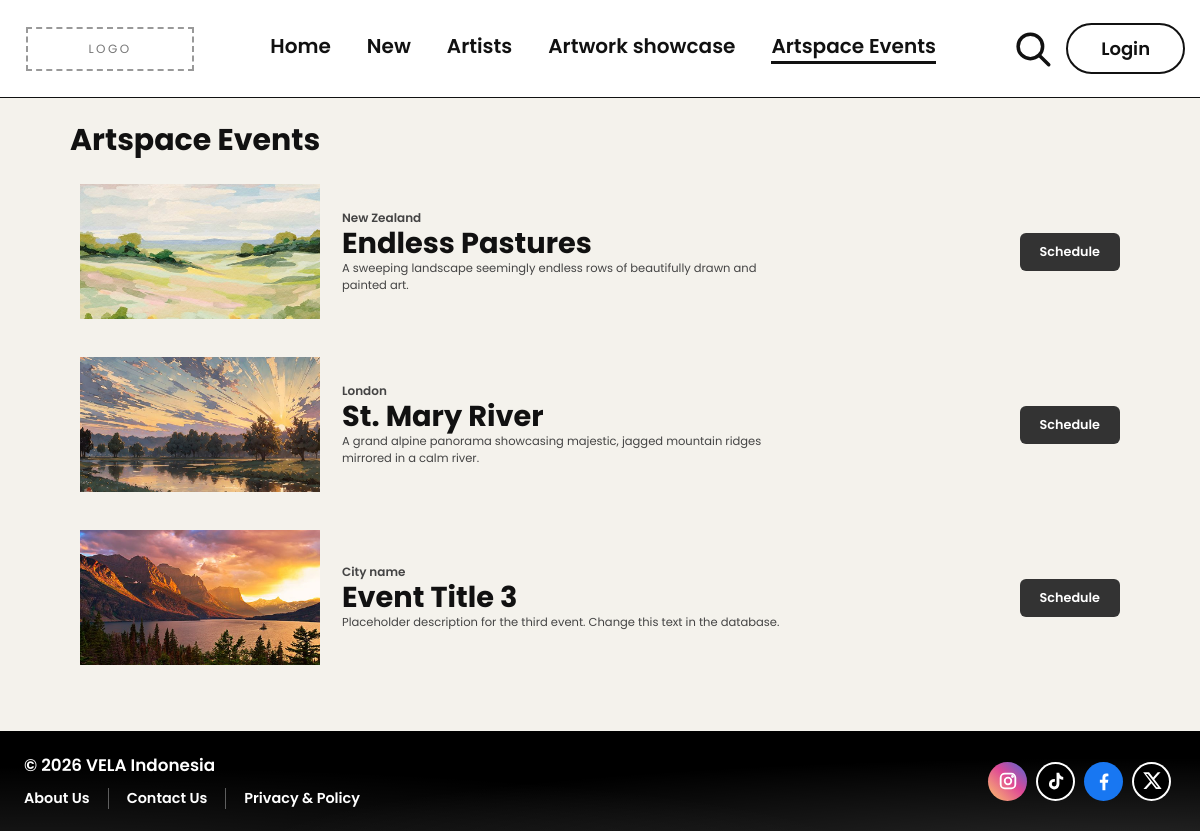
Page /pages/events.php on the committed database.
### tables this page shows
CREATE TABLE events (
    id          INT UNSIGNED NOT NULL AUTO_INCREMENT,
    location    VARCHAR(80)  NOT NULL,
    title       VARCHAR(120) NOT NULL,
    date_text   VARCHAR(80)  NOT NULL DEFAULT 'Date to be announced',
    time_text   VARCHAR(80)  NOT NULL DEFAULT 'Time to be announced',
    venue       VARCHAR(120) NOT NULL DEFAULT 'Venue placeholder',
    description TEXT         NULL,
    created_at  TIMESTAMP    NOT NULL DEFAULT CURRENT_TIMESTAMP,
    PRIMARY KEY (id)
);

CREATE TABLE pictures (
    id         INT UNSIGNED NOT NULL AUTO_INCREMENT,
    path       VARCHAR(255) NOT NULL,                          
    owner_type ENUM('artwork','showcase','event','artist_thumb','artist_profile') NOT NULL,
    owner_id   INT UNSIGNED NOT NULL,
    file_hash  CHAR(64)     NULL,                              
    PRIMARY KEY (id),
    UNIQUE KEY uq_pictures_path (path),
    UNIQUE KEY uq_pictures_hash (file_hash),
    UNIQUE KEY uq_pictures_owner (owner_type, owner_id)
);

### includes/data.php (called while the page is built, shortened)
<?php
$pdo = db();
$events = [];
$rows = $pdo->query(
    "SELECT e.*, pic.path AS image
       FROM events e
       LEFT JOIN pictures pic ON pic.owner_type = 'event' AND pic.owner_id = e.id
      ORDER BY e.id"
)->fetchAll();
foreach ($rows as $r) {
    $events[] = [
        'id'          => (int) $r['id'],
        'location'    => $r['location'],
        'title'       => $r['title'],
        'image'       => (string) $r['image'],
        'date'        => $r['date_text'],
        'time'        => $r['time_text'],
        'venue'       => $r['venue'],
        'description' => (string) $r['description'],
    ];
}

### includes/init.php (called while the page is built, shortened)
<?php
require_once __DIR__ . '/functions.php';
require_once __DIR__ . '/data.php';

### pages/events.php (the view, shortened to what this page needs)
<?php
require_once __DIR__ . '/../includes/init.php';
require __DIR__ . '/../includes/header.php';
?>
<div class="page-title">
    <h1>Artspace Events</h1>
</div>
<section>
    <?php foreach ($events as $event): ?>
        <article class="event-row">
            <div class="media r-169"><?= render_image($event['image'], $event['title']) ?></div>
            <div>
                <p class="location"><?= e($event['location']) ?></p>
                <h2><?= e($event['title']) ?></h2>
                <p class="desc"><?= e($event['description']) ?></p>
            </div>
            <a class="btn" href="event-schedule.php?id=<?= (int) $event['id'] ?>">Schedule</a>
        </article>
    <?php endforeach; ?>
</section>
<?php require __DIR__ . '/../includes/footer.php'; ?>

### includes/functions.php (shortened to what this page needs)
<?php
function e($text): string
{
    return htmlspecialchars((string) $text, ENT_QUOTES, 'UTF-8');
}
function render_image(string $src, string $alt = 'Image'): string
{
    $file = dirname(__DIR__) . '/' . ltrim($src, '/');
    if ($src !== '' && is_file($file)) {
        return '<img src="../' . e(ltrim($src, '/')) . '" alt="' . e($alt) . '">';
    }
    return '<div class="placeholder" role="img" aria-label="' . e($alt) . '"><span>' . e($alt) . '</span></div>';
}
    $liked = $liked ?? is_saved('artwork', (int) $art['id']); ?>

### css/style.css (style rules this page uses)
:root { --bg: #f4f2ec; --ink: #111; --muted: #777; --card: #e7e4db; --line: #d9d6cd; --placeholder-a: #dcd9d1; --placeholder-b: #d2cfc7; --btn: #333; --maxw: 1100px; }
* { box-sizing: border-box; }
body { margin: 0; min-height: 100vh; display: flex; flex-direction: column; font-family: 'Poppins', system-ui, -apple-system, 'Segoe UI', sans-serif; background: var(--bg); color: var(--ink); line-height: 1.5; }
a { color: inherit; text-decoration: none; }
img { display: block; max-width: 100%; }
h1, h2, h3, p { margin: 0; }
.page-title { margin-bottom: 16px; }
.page-title h1 { font-size: clamp(1.5rem, 2.5vw, 2rem); font-weight: 700; line-height: 1.2; }
.media { overflow: hidden; background: var(--placeholder-a); }
.media > img, .media > .placeholder { width: 100%; height: 100%; object-fit: cover; }
.r-169 { aspect-ratio: 16 / 9; }
.btn { display: inline-block; border: 0; border-radius: 6px; background: var(--btn); color: #fff; padding: 10px 20px; font: 600 .8rem 'Poppins', sans-serif; cursor: pointer; }
.event-row { display: grid; grid-template-columns: 240px 1fr auto; gap: 22px; align-items: center; padding: 10px; border-radius: 4px; }
.event-row + .event-row { margin-top: 18px; }
.event-row .location { font-size: .75rem; font-weight: 600; color: #444; }
.event-row h2 { font-size: 1.8rem; font-weight: 700; line-height: 1.15; }
.event-row p.desc { font-size: .72rem; color: #444; max-width: 460px; }

### rows in the picture
events: pictures.path (picture), location "New Zealand", title "Endless Pastures", description "A sweeping landscape seemingly endless rows of beautifully drawn and painted art."
events: pictures.path (picture), location "London", title "St. Mary River", description "A grand alpine panorama showcasing majestic, jagged mountain ridges mirrored in a calm river."
events: pictures.path (picture), location "City name", title "Event Title 3", description "Placeholder description for the third event. Change this text in the database."

### other values in the picture
$label "Home"
$label "New"
$label "Artists"
$label "Artwork showcase"
$label "Artspace Events"
$siteName "VELA"
$label "About Us"
$label "Contact Us"
$label "Privacy & Policy"
